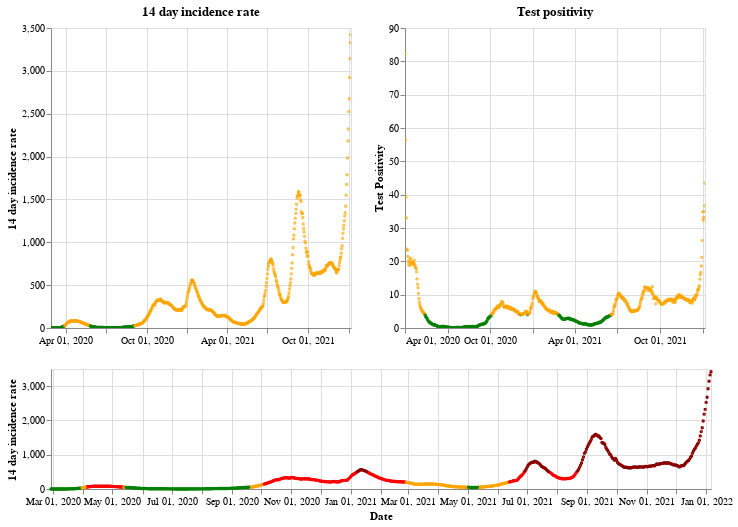

Notebook source saved alongside this figure:
### Markdown cell above
## Scotland

### Code cell
plot_traffic_light('Scotland')

### Figure 1 — Vega-Lite specification as saved in the notebook (floating-point values rounded to 4 significant figures; data arrays with more than 128 entries replaced by an {"elided": "..."} marker saying what was removed)
{"config": {"view": {"continuousWidth": 400, "continuousHeight": 300}}, "vconcat": [{"hconcat": [{"mark": {"type": "point", "size": 2}, "encoding": {"color": {"condition": {"value": "green", "test": "(datum.twoWeeklyCasesRate <= 25)"}, "value": "orange"}, "tooltip": [{"type": "nominal", "field": "areaName"}, {"type": "temporal", "field": "date"}, {"type": "quantitative", "field": "twoWeeklyCasesRate"}, {"type": "quantitative", "field": "testPositivity"}], "x": {"type": "temporal", "axis": {"title": ""}, "field": "date", "scale": {"domain": {"selection": "DateBrush"}}, "timeUnit": "yearmonthdate"}, "y": {"type": "quantitative", "axis": {"title": "14 day incidence rate"}, "field": "twoWeeklyCasesRate"}}, "title": "14 day incidence rate", "width": 300}, {"mark": {"type": "point", "size": 2}, "encoding": {"color": {"condition": {"value": "green", "test": "(datum.testPositivity <= 4)"}, "value": "orange"}, "tooltip": [{"type": "nominal", "field": "areaName"}, {"type": "temporal", "field": "date"}, {"type": "quantitative", "field": "twoWeeklyCasesRate"}, {"type": "quantitative", "field": "testPositivity"}], "x": {"type": "temporal", "axis": {"title": ""}, "field": "date", "scale": {"domain": {"selection": "DateBrush"}}, "timeUnit": "yearmonthdate"}, "y": {"type": "quantitative", "axis": {"title": "Test Positivity"}, "field": "testPositivity"}}, "title": "Test positivity", "width": 300}]}, {"layer": [{"mark": {"type": "point", "size": 2}, "encoding": {"color": {"condition": {"value": "orange", "test": "(((datum.testPositivity < 4) && (datum.twoWeeklyCasesRate >= 50)) && (datum.twoWeeklyCasesRate < 200))"}, "value": "red"}, "opacity": {"condition": {"value": 1, "test": "((datum.twoWeeklyCasesRate >= 50) && (datum.twoWeeklyCasesRate < 500))"}, "value": 0}, "tooltip": [{"type": "nominal", "field": "areaName"}, {"type": "temporal", "field": "date"}, {"type": "quantitative", "field": "twoWeeklyCasesRate"}, {"type": "quantitative", "field": "testPositivity"}], "x": {"type": "temporal", "axis": {"title": "Date"}, "field": "date", "timeUnit": "yearmonthdate"}, "y": {"type": "quantitative", "axis": {"title": "14 day incidence rate"}, "field": "twoWeeklyCasesRate"}}, "selection": {"DateBrush": {"type": "interval", "encodings": ["x"], "fields": ["Time"]}}}, {"mark": {"type": "point", "size": 2}, "encoding": {"color": {"value": "darkred"}, "opacity": {"condition": {"value": 1, "test": "(datum.twoWeeklyCasesRate >= 500)"}, "value": 0}, "tooltip": [{"type": "nominal", "field": "areaName"}, {"type": "temporal", "field": "date"}, {"type": "quantitative", "field": "twoWeeklyCasesRate"}, {"type": "quantitative", "field": "testPositivity"}], "x": {"type": "temporal", "axis": {"title": "Date"}, "field": "date", "timeUnit": "yearmonthdate"}, "y": {"type": "quantitative", "axis": {"title": "14 day incidence rate"}, "field": "twoWeeklyCasesRate"}}}, {"mark": {"type": "point", "size": 2}, "encoding": {"color": {"condition": {"value": "green", "test": "((datum.testPositivity < 4) && (datum.twoWeeklyCasesRate < 50))"}, "value": "orange"}, "opacity": {"condition": {"value": 1, "test": "(datum.twoWeeklyCasesRate < 50)"}, "value": 0}, "tooltip": [{"type": "nominal", "field": "areaName"}, {"type": "temporal", "field": "date"}, {"type": "quantitative", "field": "twoWeeklyCasesRate"}, {"type": "quantitative", "field": "testPositivity"}], "x": {"type": "temporal", "axis": {"title": "Date"}, "field": "date", "timeUnit": "yearmonthdate"}, "y": {"type": "quantitative", "axis": {"title": "14 day incidence rate"}, "field": "twoWeeklyCasesRate"}}}], "height": 120, "width": 660}], "data": {"name": "data-666b015de5dd2a7d9ca308750d35d872"}, "$schema": "https://vega.github.io/schema/vega-lite/v4.8.1.json", "datasets": {"data-666b015de5dd2a7d9ca308750d35d872": {"elided": "679 records"}}}
